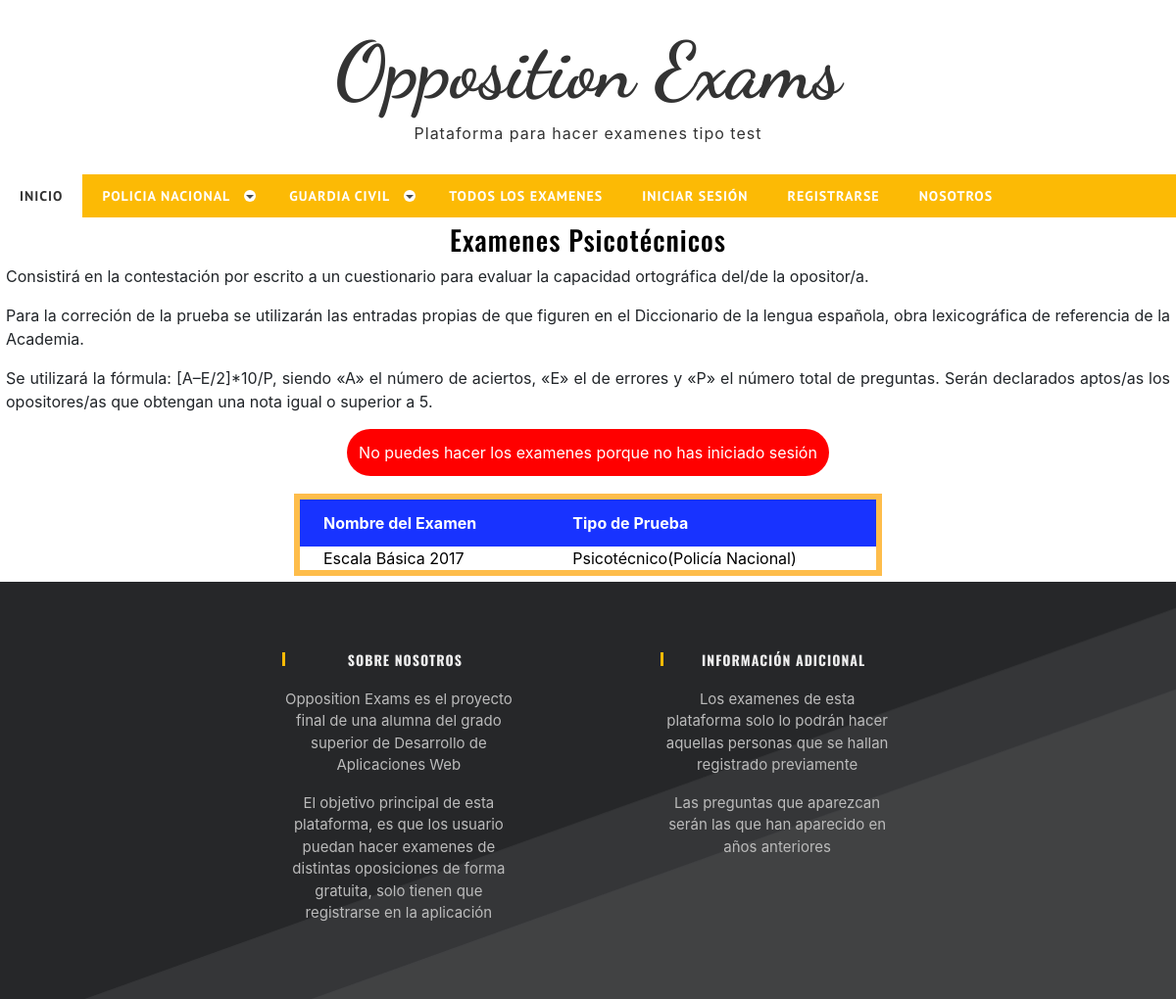
Screenshot of /oppositionexams/policia/psicotecnico/ with the database file from the repository.
### examenes/models.py (models this page shows, shortened)
class Examen(models.Model):
    nombre = models.CharField(max_length=250)
    categoria = models.ForeignKey(Categoria, null=True, blank=True, verbose_name=_("Categoría"), on_delete= models.CASCADE)
    sub_categoria = models.ForeignKey(SubCategoria, null=True, blank=True, verbose_name=_("Sub-Categoría"), on_delete= models.CASCADE)
    numero_de_preguntas = models.IntegerField()
    tiempo = models.IntegerField(help_text="Duración del examen en minutos")
    puntuacion_para_pasar = models.IntegerField(help_text="Puntuación necesaria para aprobar")
    class Meta:
        verbose_name_plural=_("Examenes")

class SubCategoria(models.Model):
    sub_categoria = models.CharField(verbose_name=_("Sub-Categoría"),max_length=250,blank=True, null=True)
    categoria = models.ForeignKey(Categoria, null=True, blank=True, verbose_name=_("Categoría"), on_delete=models.CASCADE)
    objects = CategoriaManager()
    class Meta:
        verbose_name=_("Sub-Categoría")
        verbose_name_plural=_("Sub-Categorias")
    def __str__(self):
        return self.sub_categoria+"("+self.categoria.categoria+")"

class Categoria(models.Model):
    categoria = models.CharField(verbose_name=_("Categoría"),max_length=250,blank=True,unique=True,null=True)
    objects = CategoriaManager()
    class Meta:
        verbose_name=_("Categría")
        verbose_name_plural=_("Categorias")

### examenes/views.py (the view)
def policia_psicotecnico(request):
    examen = Examen.objects.filter(categoria=1)
    examen_policia=examen.filter(sub_categoria=5)
    context = {'examen_policia':examen_policia}
    return render(request,'oppositionexams/ppsicotecnico.html',context)

### examenes/templates/oppositionexams/ppsicotecnico.html (shortened to what this page needs)
{% extends "base_generic.html" %}
{% load static %}
{% block scripts %}
{% if user.is_authenticated %}
<script src="{% static 'js/main.js' %}" defer></script>
<link rel="stylesheet" href="{% static 'css/prueba.css' %}">
{% else %}
<link rel="stylesheet" href="{% static 'css/prueba.css' %}">
{% endif %}
{% endblock scripts %}
{% block content %}
{% if user.is_authenticated %}
  <div class="modal fade" id="quizStartModal" tabindex="-1" aria-labelledby="exampleModalLabel" aria-hidden="true" style="position: absolute;">
    <div class="modal-dialog">
      <div class="modal-content">
        <div class="modal-header">
          <h5 class="modal-title" id="exampleModalLabel">Test</h5>
          <button type="button" class="close" data-dismiss="modal" aria-label="Close">
            <span aria-hidden="true">&times;</span>
          </button>
        </div>
        <div class="modal-body" id="modal-body-confirm">
        </div>
        <div class="modal-footer">
          <button type="button" class="btn btn-danger" data-dismiss="modal">Cerrar</button>
          <button type="button" id ="start-button" class="btn btn-success">Empezar</button>
        </div>
      </div>
    </div>
  </div>
  <div class="alinear">
    <h3>Examenes Psicotécnicos</h3>
    <p>Consistirá en la contestación por escrito a un cuestionario para evaluar la capacidad ortográfica del/de la opositor/a.</p>
    <p>Para la correción de la prueba se utilizarán las entradas propias de que figuren en el Diccionario de la lengua española, obra
      lexicográfica de referencia de la Academia.
    </p>
    <p>
      Se utilizará la fórmula: [A–E/2]*10/P, siendo «A» el número de aciertos, «E» el de errores y «P» el número total de preguntas. Serán declarados aptos/as los opositores/as que obtengan una nota igual o superior a 5.
    </p>
    </div>
  <br>
  <table id="tabla" style="border-bottom: 0.5vw solid #FEBD4B;border-top: 0.5vw solid #FEBD4B;border-left: 0.5vw solid #FEBD4B;border-right: 0.5vw solid #FEBD4B;">
    <thead>
      <tr>
        <th style="background-color: rgb(24, 51, 255);padding-left:2vw;">Nombre del Examen</th>
        <th style="background-color: rgb(24, 51, 255);padding-left:2vw;">Tipo de Prueba</th>
      </tr>
    </thead>
    <tbody>
      {% for obj in examen_policia %}
      <tr>
        <td style="padding-left:2vw;border-bottom: 0.5vw solid #FEBD4B;">  <button class="btn btn-linl modal-button"
          data-pk="{{ obj.pk }}"
          data-examen="{{ obj.nombre }}"
          data-preguntas="{{ obj.numero_de_preguntas }}"
          data-tiempo="{{ obj.tiempo }}"
          data-pasar="{{ obj.puntuacion_para_pasar }}"
          data-toggle="modal"
          data-target='#quizStartModal'
        >
        {{obj.nombre}}
        </button></td>
        <td style="padding-left:2vw;border-bottom: 0.5vw solid #FEBD4B;padding-top: 0.4vw;">{{obj.sub_categoria}}</td>
      </tr>
      {% endfor %}
    </tbody>
  </table>
{% else %}
<div class="alinear">
<h3>Examenes Psicotécnicos</h3>
<p>Consistirá en la contestación por escrito a un cuestionario para evaluar la capacidad ortográfica del/de la opositor/a.</p>
<p>Para la correción de la prueba se utilizarán las entradas propias de que figuren en el Diccionario de la lengua española, obra
  lexicográfica de referencia de la Academia.
</p>
<p>
  Se utilizará la fórmula: [A–E/2]*10/P, siendo «A» el número de aciertos, «E» el de errores y «P» el número total de preguntas. Serán declarados aptos/as los opositores/as que obtengan una nota igual o superior a 5.
</p>
</div>
<div style="background-color: red;color:white ;width: max-content;padding: 1vw;border-radius: 5vw;display: inline-block;
margin-bottom: 1vw;">No puedes hacer los examenes porque no has iniciado sesión</div>
<br>
<table id="tabla" style="border-bottom: 0.5vw solid #FEBD4B;border-top: 0.5vw solid #FEBD4B;border-left: 0.5vw solid #FEBD4B;border-right: 0.5vw solid #FEBD4B;">
  <thead>
    <tr>
      <th style="background-color: rgb(24, 51, 255);padding-left:2vw;">Nombre del Examen</th>
      <th style="background-color: rgb(24, 51, 255);padding-left:2vw;">Tipo de Prueba</th>
    </tr>
  </thead>
  <tbody>
    {% for obj in examen_policia %}
    <tr>
      <td style="padding-left:2vw;">{{obj.nombre}}</td>
      <td style="padding-left:2vw;">{{obj.sub_categoria}}</td>
    </tr>
    {% endfor %}
  </tbody>
</table>
{% endif %}
{% endblock content %}

### static/css/prueba.css (style rules this page uses)
.alinear h3 { text-align: center; }
td { color: black; padding: 0.5vw; margin: 0.5vw; }
th { background: #FEBD4B; }

### static/css/style.css (style rules this page uses)
a,abbr,acronym,address,applet,article,aside,audio,b,blockquote,big,body,center,canvas,caption,cite,code,command,datalist,dd,del,details,dfn,dl,div,dt,em,embed,fieldset,figcaption,figure,font,footer,form,h1,h2,h3,h4,h5,h6,header,hgroup,html,i,iframe,img,ins,kbd,keygen,label,legend,li,meter,nav,object,ol,output,p,pre,progress,q,s,samp,section,small,span,source,strike,strong,sub,sup,table,tbody,tfoot,thead,th,tr,tdvideo,tt,u,ul,var { background:transparent;border:0 none;font-size:100%;margin:0;padding:0;border:0;outline:0;vertical-align:top; }
table, table td { padding:0;border:none;border-collapse:collapse; }
* { -webkit-box-sizing: border-box; -moz-box-sizing: border-box; box-sizing: border-box; }
html { -webkit-text-size-adjust: none; }
h3, h4 { font-size: 20px;line-height: 20px; }
h1, h2, h3, h4, h5, h6 { clear: both;hyphens: auto; color: #000;line-height: 1.2;font-family: 'Oswald', sans-serif;letter-spacing: 1px; }
p { margin: 10px 0; }
html, body { width:100%; padding:0; margin:0; }
body { font: 16px/26px Arial, Helvetica, sans-serif;font-family: 'Crimson Text', serif;background: #fff; }

### examenes/templates/base_generic.html (style rules this page uses)
.alinear { text-align:justify; margin: 0.5vw; }
table { border-collapse: collapse; width: 50%; margin-left: 25%; margin-top: 0.5vw; margin-bottom: 0.5vw; }
th,td { text-align: left; padding: 1vw; }
th { background-color: black; color:white }

### rows the page displays
Examen: nombre "Escala Básica 2017", sub_categoria "Psicotécnico(Policía Nacional)"
